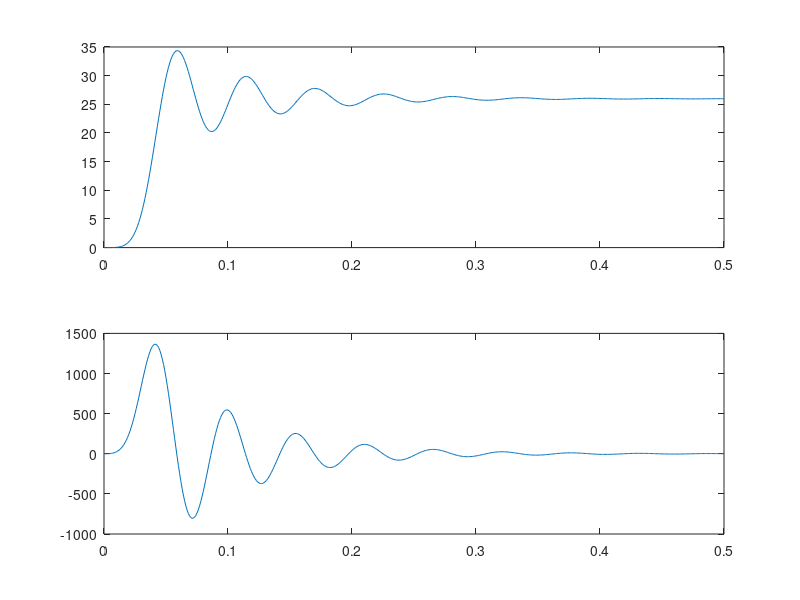

The MATLAB script that drew this image:
%%-------------------------------------------------------------------------
% biomechanical_model.m
% Author: Akira Nagamori
% Descriptions: Biomechanical model described in Fink et al. (2014)
% x = [theta; ... % Joint angle
%     theta_dot;... % Angular velocity
%     T_e;... Extensor torque
%     T_e_dot;... First derivative of extensor torque
%     T_f;... Flexor torque
%     T_f_dot]; First derivative of flexor torque
% u = [I_e;... Input to extensor 
%     I_f]; Input to flexor 
% A = state matrix 
% A1 = delay matrix for sensory feedback 
% B = input matrix
%%-------------------------------------------------------------------------

close all
clear all
clc
% simulation paarmaters 
Fs = 1000; % sampling rate
time = 0:1/Fs:0.5; % time vector [sec]

% model parameters 
k = 0.5; % damping coefficient 
tau_m = 9.6/1000; % time constant
h = 1; % feedback gain (1.6 as f_c with no delay)
t_delay = 0*Fs/1000+1;% feedback delay

x = [0; ...
    0;...
    0;...
    0;...
    0;...
    0];
A = [0 1 0 0 0 0; ...
    0 -k/tau_m 1/tau_m^2 0 -1/tau_m^2 0;...
    0 0 0 1 0 0;...
    0 0 -1/tau_m^2 -2/tau_m 0 0;...
    0 0 0 0 0 1;...
    0 0 0 0 -1/tau_m^2 -2/tau_m];

A1 = [0 0 0 0 0 0; ...
    0 0 0 0 0 0;...
    0 0 0 0 0 0;...
    0 -h/tau_m 0 0 0 0;...
    0 0 0 0 0 0;...
    0 h/tau_m 0 0 0 0];

B = [0 0;...
    0 0;...
    0 0;...
    1/tau_m^2 0;...
    0 0;...
    0 1/tau_m^2];

% define input
u = [0;0];
I_e = 25*exp(-(time-0.025).^2/(2*0.01^2));
I_f = zeros(1,length(time));

% variables to store data
x_mat = zeros(length(x),length(time));
x_mat(:,1) = x;

% Simulate model output
for t = 1:length(time)
    u(1) = I_e(t);
    u(2) = I_f(t);
    if t > t_delay
        x_dot = A*x +A1*x_mat(:,t-t_delay) + B*u;
    else
        x_dot = A*x +B*u;
    end
    x = x_dot*1/Fs+x;
    
    x_mat(:,t) = x;
end

% Plot output
figure(1)
subplot(2,1,1)
plot(time,x_mat(1,:))
hold on 
subplot(2,1,2)
plot(time,x_mat(2,:))
hold on